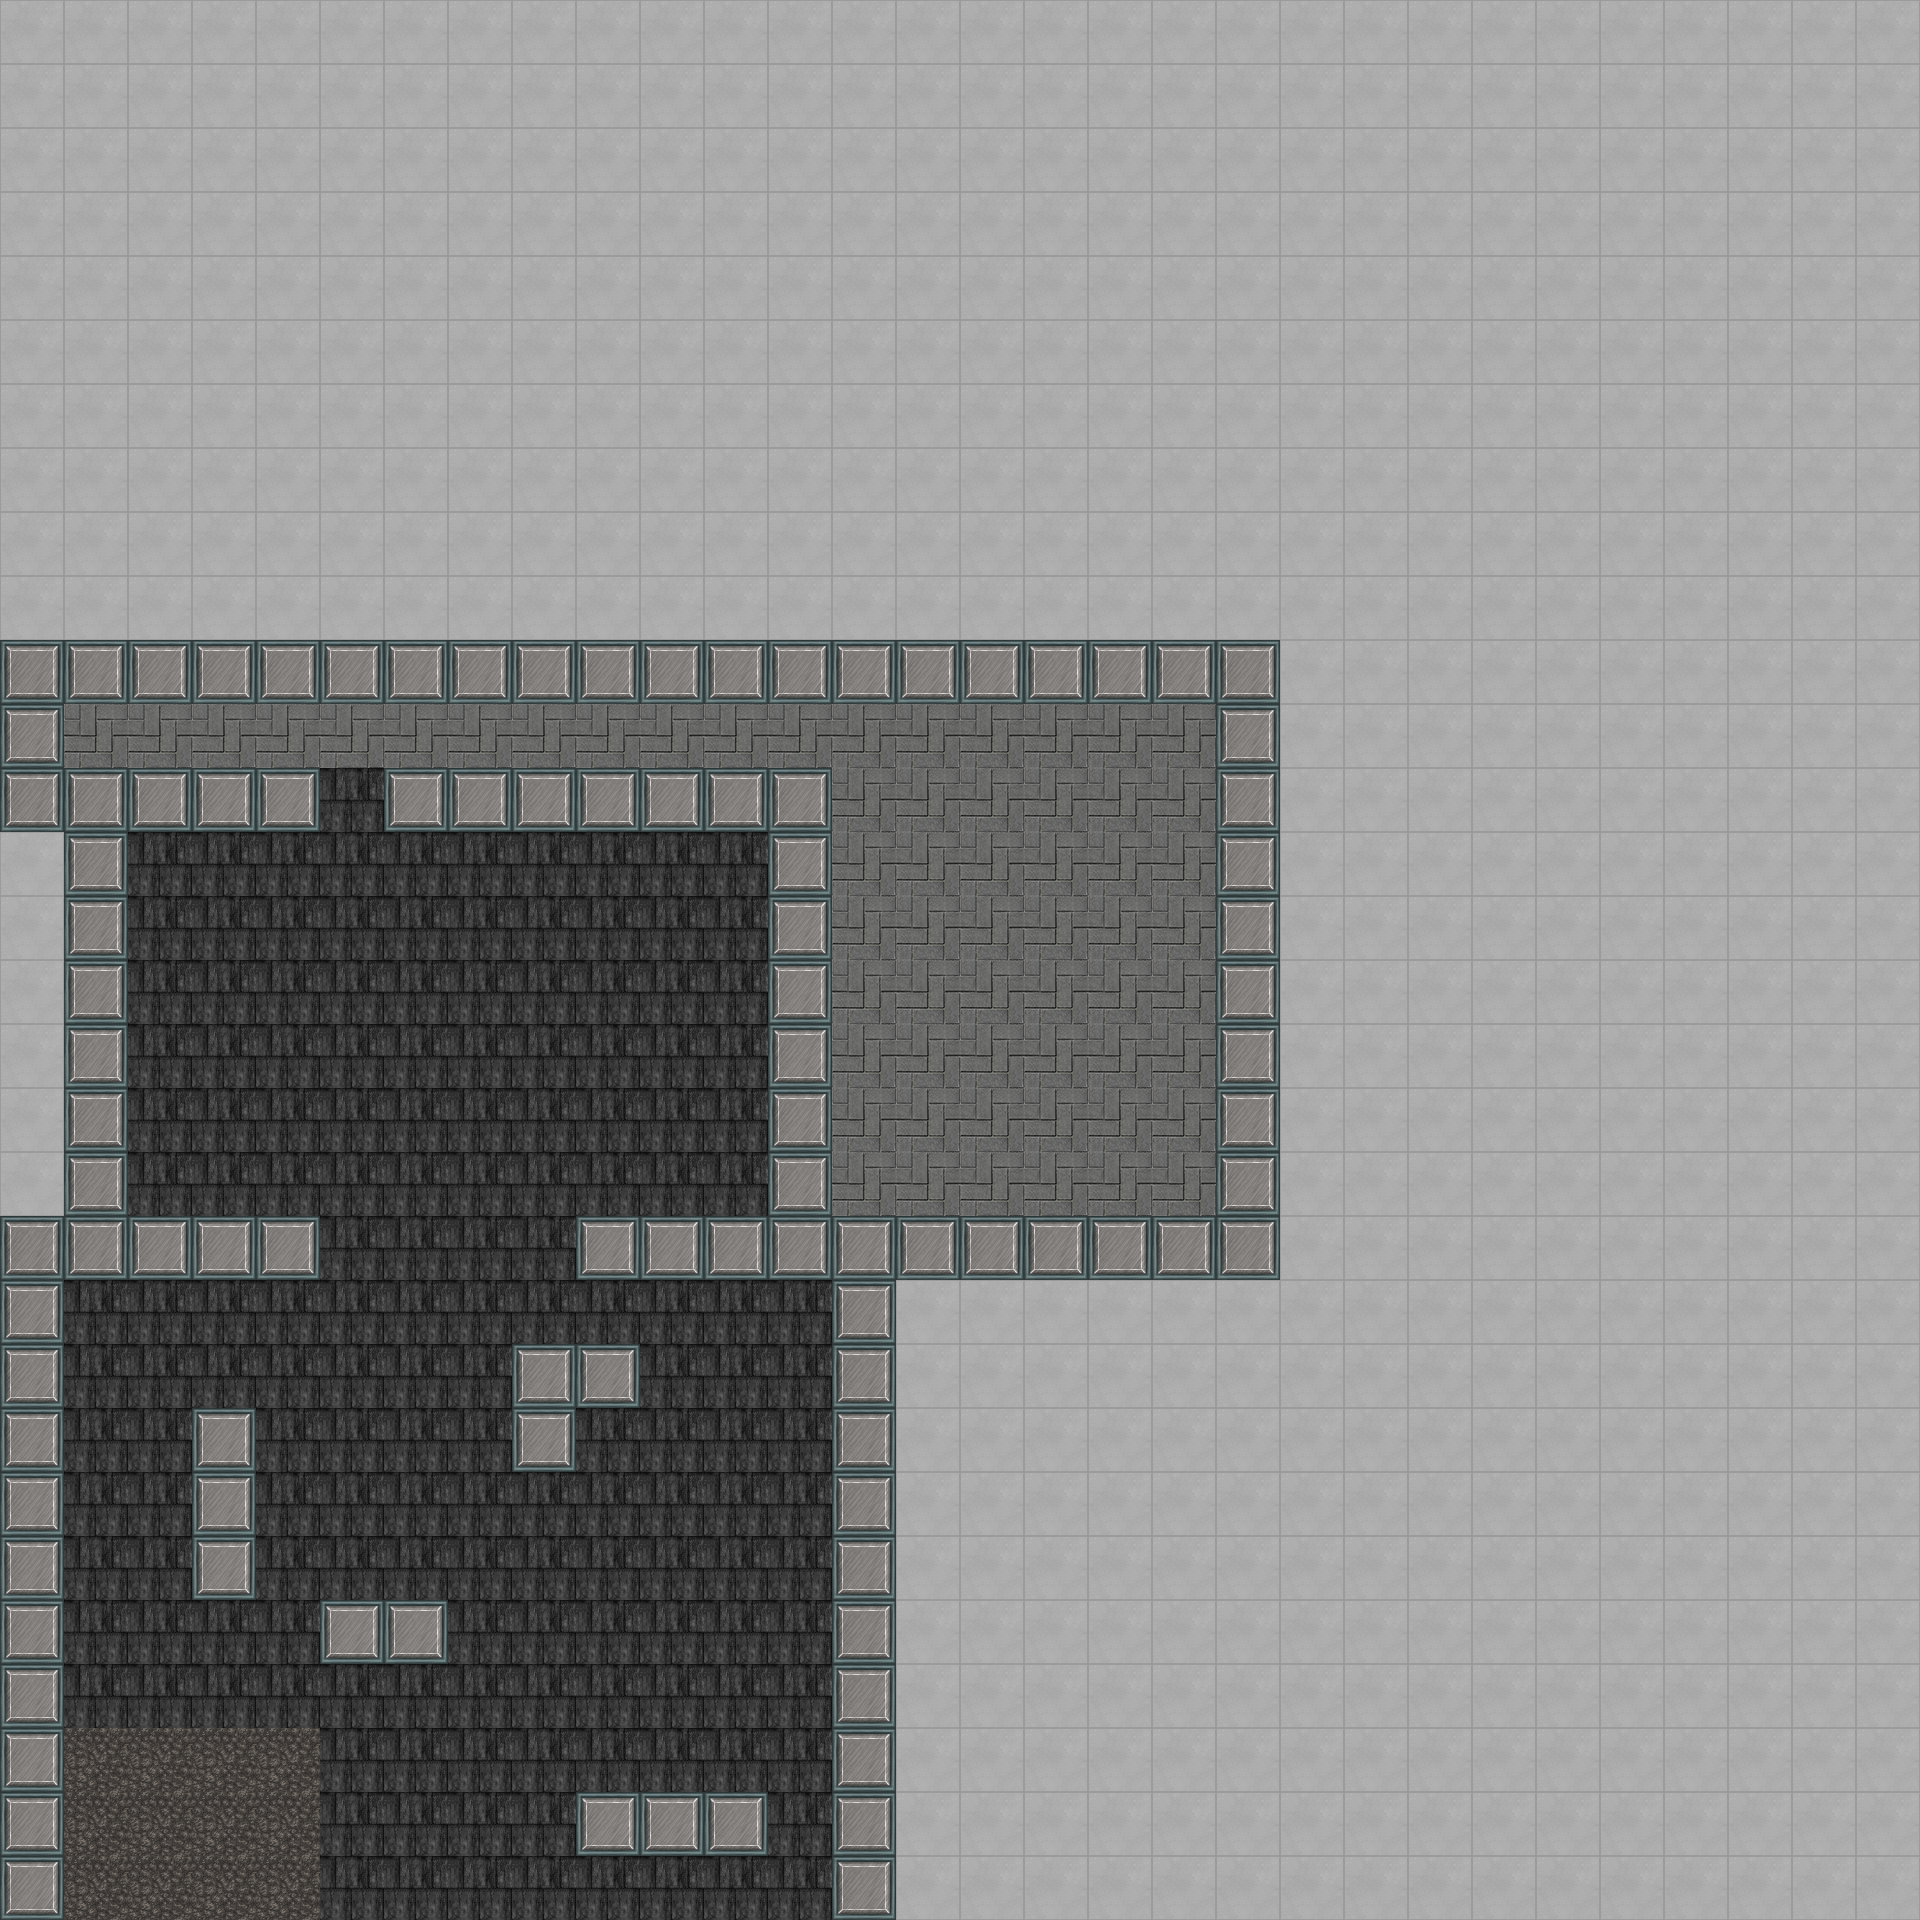

The image is a tile-based game level rendered from a .tmx file. Its description and complete source (layers, tilesets, objects, tile grids) follow:
An orthogonal 30x30 tile map with 64x64 px tiles, 1 tile layer (Tile Layer 1).

<map version="1.2" tiledversion="1.2.3" orientation="orthogonal" renderorder="right-down" width="30" height="30" tilewidth="64" tileheight="64" infinite="0" nextlayerid="2" nextobjectid="1">
 <tileset firstgid="1" source="mixed.tsx" />
 <layer id="1" name="Tile Layer 1" width="30" height="30">
  <data encoding="csv">
42,42,42,42,42,42,42,42,42,42,42,42,42,42,42,42,42,42,42,42,42,42,42,42,42,42,42,42,42,42,
42,42,42,42,42,42,42,42,42,42,42,42,42,42,42,42,42,42,42,42,42,42,42,42,42,42,42,42,42,42,
42,42,42,42,42,42,42,42,42,42,42,42,42,42,42,42,42,42,42,42,42,42,42,42,42,42,42,42,42,42,
42,42,42,42,42,42,42,42,42,42,42,42,42,42,42,42,42,42,42,42,42,42,42,42,42,42,42,42,42,42,
42,42,42,42,42,42,42,42,42,42,42,42,42,42,42,42,42,42,42,42,42,42,42,42,42,42,42,42,42,42,
42,42,42,42,42,42,42,42,42,42,42,42,42,42,42,42,42,42,42,42,42,42,42,42,42,42,42,42,42,42,
42,42,42,42,42,42,42,42,42,42,42,42,42,42,42,42,42,42,42,42,42,42,42,42,42,42,42,42,42,42,
42,42,42,42,42,42,42,42,42,42,42,42,42,42,42,42,42,42,42,42,42,42,42,42,42,42,42,42,42,42,
42,42,42,42,42,42,42,42,42,42,42,42,42,42,42,42,42,42,42,42,42,42,42,42,42,42,42,42,42,42,
42,42,42,42,42,42,42,42,42,42,42,42,42,42,42,42,42,42,42,42,42,42,42,42,42,42,42,42,42,42,
146,146,146,146,146,146,146,146,146,146,146,146,146,146,146,146,146,146,146,146,42,42,42,42,42,42,42,42,42,42,
146,149,149,149,149,149,149,149,149,149,149,149,149,149,149,149,149,149,149,146,42,42,42,42,42,42,42,42,42,42,
146,146,146,146,146,187,146,146,146,146,146,146,146,149,149,149,149,149,149,146,42,42,42,42,42,42,42,42,42,42,
42,146,187,187,187,187,187,187,187,187,187,187,146,149,149,149,149,149,149,146,42,42,42,42,42,42,42,42,42,42,
42,146,187,187,187,187,187,187,187,187,187,187,146,149,149,149,149,149,149,146,42,42,42,42,42,42,42,42,42,42,
42,146,187,187,187,187,187,187,187,187,187,187,146,149,149,149,149,149,149,146,42,42,42,42,42,42,42,42,42,42,
42,146,187,187,187,187,187,187,187,187,187,187,146,149,149,149,149,149,149,146,42,42,42,42,42,42,42,42,42,42,
42,146,187,187,187,187,187,187,187,187,187,187,146,149,149,149,149,149,149,146,42,42,42,42,42,42,42,42,42,42,
42,146,187,187,187,187,187,187,187,187,187,187,146,149,149,149,149,149,149,146,42,42,42,42,42,42,42,42,42,42,
146,146,146,146,146,187,187,187,187,146,146,146,146,146,146,146,146,146,146,146,42,42,42,42,42,42,42,42,42,42,
146,187,187,187,187,187,187,187,187,187,187,187,187,146,42,42,42,42,42,42,42,42,42,42,42,42,42,42,42,42,
146,187,187,187,187,187,187,187,146,146,187,187,187,146,42,42,42,42,42,42,42,42,42,42,42,42,42,42,42,42,
146,187,187,146,187,187,187,187,146,187,187,187,187,146,42,42,42,42,42,42,42,42,42,42,42,42,42,42,42,42,
146,187,187,146,187,187,187,187,187,187,187,187,187,146,42,42,42,42,42,42,42,42,42,42,42,42,42,42,42,42,
146,187,187,146,187,187,187,187,187,187,187,187,187,146,42,42,42,42,42,42,42,42,42,42,42,42,42,42,42,42,
146,187,187,187,187,146,146,187,187,187,187,187,187,146,42,42,42,42,42,42,42,42,42,42,42,42,42,42,42,42,
146,187,187,187,187,187,187,187,187,187,187,187,187,146,42,42,42,42,42,42,42,42,42,42,42,42,42,42,42,42,
146,9,9,9,9,187,187,187,187,187,187,187,187,146,42,42,42,42,42,42,42,42,42,42,42,42,42,42,42,42,
146,9,9,9,9,187,187,187,187,146,146,146,187,146,42,42,42,42,42,42,42,42,42,42,42,42,42,42,42,42,
146,9,9,9,9,187,187,187,187,187,187,187,187,146,42,42,42,42,42,42,42,42,42,42,42,42,42,42,42,42
</data>
 </layer>
</map>
